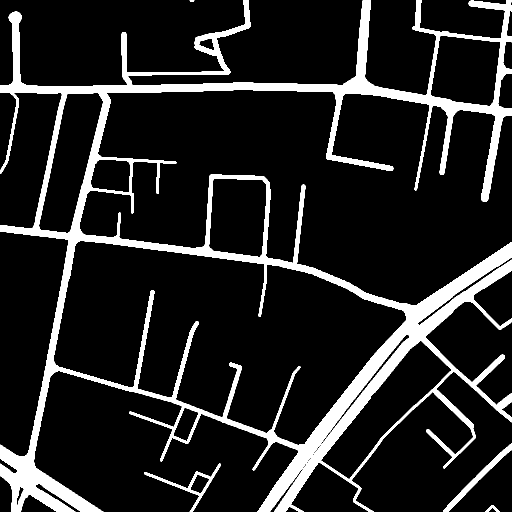
#> input picture data/976970_mask.png, 1024 x 1024 px (shown at 1/2 size)
$ jupyter execute --allow-errors skeleton_test.ipynb
#> lines starting #> are read from the running program, lines starting #| are printed output that depends on the picture; after the words box and inside, x2 and y2 are one past the last pixel; in counts of white or black regions, pixels touching at a corner belong together
### src/graph/skeleton.py
import cv2
import numpy as np
import networkx as nx
import sknw
from skimage.morphology import skeletonize


def clean_mask(mask: np.ndarray) -> np.ndarray:
    kernel = cv2.getStructuringElement(cv2.MORPH_ELLIPSE, (3, 3))
    cleaned = cv2.morphologyEx(mask, cv2.MORPH_OPEN,  kernel, iterations=2)
    cleaned = cv2.morphologyEx(cleaned, cv2.MORPH_CLOSE, kernel, iterations=2)
    return cleaned


def to_skeleton(mask: np.ndarray) -> np.ndarray:
    binary = (mask > 0).astype(np.uint8)
    skel   = skeletonize(binary)
    return skel.astype(np.uint8)


def build_graph(skel: np.ndarray):
    return sknw.build_sknw(skel)


# [88 lines left out: functions compute_edge_betweenness, extract_graph_data, not called in this run]


def mask_to_graph(mask: np.ndarray) -> dict:
    cleaned = clean_mask(mask)
    skel    = to_skeleton(cleaned)
    graph   = build_graph(skel)
    return extract_graph_data(graph)

### src/graph/graph_builder.py
import numpy as np
import networkx as nx
from pathlib import Path

try:
    import rasterio
    from rasterio.transform import xy as rasterio_xy
    HAS_RASTERIO = True
except ImportError:
    HAS_RASTERIO = False

from graph.skeleton import mask_to_graph


# [4 lines left out: function pixel_to_latlon, not called in this run]


def build_geo_graph(mask: np.ndarray, transform=None) -> nx.Graph:
    """
    Build a NetworkX graph with geo coordinates on nodes and edges.

    Parameters
    ----------
    mask      : binary mask (np.ndarray, uint8)
    transform : rasterio Affine transform (optional).
                If None, pixel coords are used as-is.

    Returns
    -------
    G : nx.Graph where each node has (lat, lon) attributes
        and each edge has length_px and length_m attributes
    """
    raw = mask_to_graph(mask)

    G = nx.Graph()

    # Add nodes with geo coords
    for node_id, ndata in raw["nodes"].items():
        row, col = ndata["pixel_coord"]

        if transform is not None and HAS_RASTERIO:
            lat, lon = pixel_to_latlon(row, col, transform)
        else:
            # fallback: use pixel coords directly
            lat, lon = float(row), float(col)

        G.add_node(node_id, lat=lat, lon=lon,
                   pixel_row=row, pixel_col=col)

    # Add edges with length
    for edge in raw["edges"]:
        u, v = edge["from"], edge["to"]
        length_px = edge["length_px"]

        # Estimate real-world length if transform available
        if transform is not None and HAS_RASTERIO:
            # pixel size in degrees (approx metres at equator)
            pixel_size_m = abs(transform.a) * 111320
            length_m = length_px * pixel_size_m
        else:
            length_m = length_px  # fallback: same as pixels

        G.add_edge(u, v,
                   length_px=length_px,
                   length_m=length_m,
                   pixel_path=edge["pixel_path"])

    return G


# [14 lines left out: function graph_from_tif, not called in this run]


def graph_from_png(png_path: str) -> nx.Graph:
    """
    Pipeline for plain PNG masks (no geo metadata).
    Nodes get pixel coords as lat/lon fallback.
    """
    from skimage.io import imread
    from skimage.color import rgb2gray

    raw = imread(png_path)
    gray = rgb2gray(raw) if raw.ndim == 3 else raw / 255.0
    mask = (gray > 0.5).astype(np.uint8) * 255

    return build_geo_graph(mask, transform=None)

### notebooks/skeleton_test.ipynb
[cell 1]
print("Notebook Working!")

[cell 2]
import sys, os
sys.path.insert(0, os.path.abspath('..'))  # goes up from notebooks/ to route-resilience/

[cell 3]
import numpy as np
import matplotlib.pyplot as plt
from skimage.morphology import skeletonize
from skimage.io import imread
from skimage.color import rgb2gray

[cell 4]
mask_raw = imread("../data/976970_mask.png")
#> mask_raw is the input picture: shape (1024, 1024, 3); 13.5% white; 5 white regions, box (x1, y1, x2, y2) and area: (0, 0, 1024, 1024) 137669, (886, 886, 1024, 1024) 1958, (288, 927, 442, 1024) 1587, (970, 1010, 1000, 1024) 165, (379, 0, 389, 4) 30

print("Shape:", mask_raw.shape)
#| Shape: (1024, 1024, 3)
print("Unique values:", np.unique(mask_raw))
#| Unique values: [  0 255]

[cell 5]
gray = rgb2gray(mask_raw)
binary = gray > 0.5

print("Road pixels:", binary.sum())
#| Road pixels: 141409

[cell 6]
skeleton = skeletonize(binary)
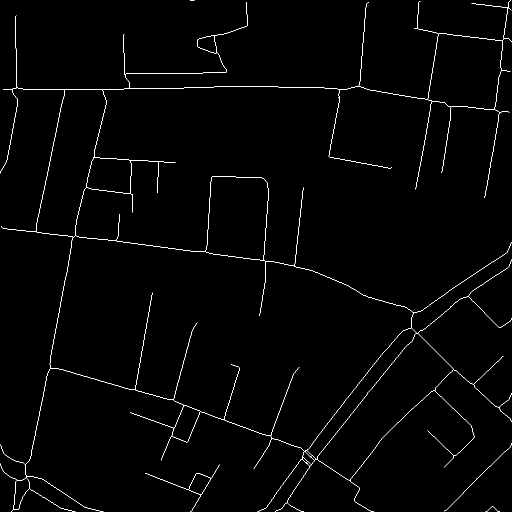
#> skeleton: shape (1024, 1024) bool (shown at 1/2 size); 1.1% white in thin lines or dots

print("Skeleton pixels:", skeleton.sum())
#| Skeleton pixels: 11268
print("How much thinner:", round(binary.sum() / skeleton.sum(), 1), "x")
#| How much thinner: 12.5 x

[cell 7]
fig, axes = plt.subplots(1, 2, figsize=(14, 6))

axes[0].imshow(binary, cmap='gray')
axes[0].set_title("Original mask")

axes[1].imshow(skeleton, cmap='gray')
axes[1].set_title("Skeleton (1px centerlines)")

plt.savefig("../outputs/skeleton_result.png")
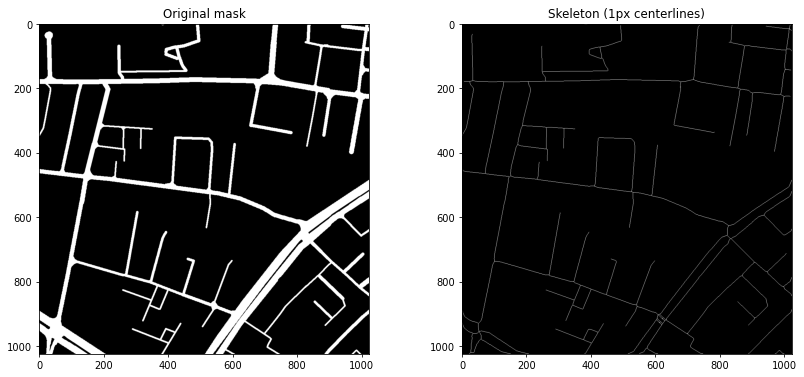
#> figure drawn by matplotlib, 2 panels
plt.show()

[cell 8]
from pathlib import Path

mask_dir = Path("../data/")
mask_files = list(mask_dir.glob("*_mask.png"))[:5]

for mf in mask_files:
    raw = imread(str(mf))
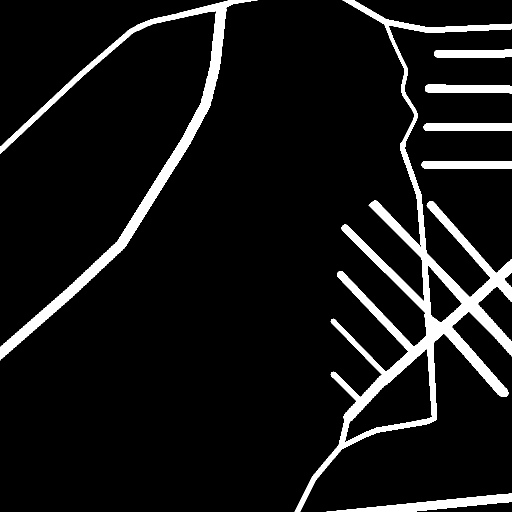
#> input picture data/966525_mask.png, 1024 x 1024 px (shown at 1/2 size)
#> raw is the input picture: shape (1024, 1024, 3); 8.2% white; 7 white regions, largest, box (x1, y1, x2, y2) and area: (589, 0, 1024, 1024) 47629, (0, 0, 515, 721) 23164, (653, 987, 1024, 1024) 4983
    gray = rgb2gray(raw) if raw.ndim == 3 else raw / 255.0
    binary = gray > 0.5
    skel = skeletonize(binary)
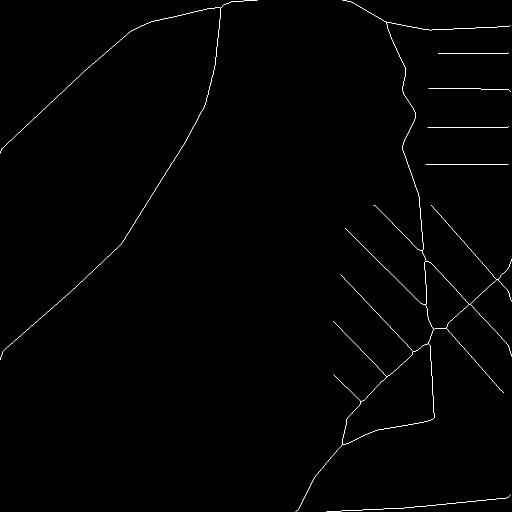
#> skel: shape (1024, 1024) bool (shown at 1/2 size); 0.5% white in thin lines or dots
    ratio = round(binary.sum() / max(skel.sum(), 1), 1)
#> ratio = 16.6
    print(f"{mf.name:35s}  road px: {binary.sum():7d}  skel px: {skel.sum():6d}  ratio: {ratio}x")
#| 966525_mask.png                      road px:   86155  skel px:   5204  ratio: 16.6x

[cell 9]
import sys
sys.path.append("../src")

from graph.skeleton import mask_to_graph
from skimage.io import imread
from skimage.color import rgb2gray
import numpy as np

mask_raw = imread("../data/966525_mask.png")   # your file name here
gray = rgb2gray(mask_raw) if mask_raw.ndim == 3 else mask_raw / 255.0
mask = (gray > 0.5).astype(np.uint8) * 255

#> (the rest of this cell did not finish here and is left out)

#> in clean_mask, `cleaned = cv2.morphologyEx(mask, cv2.MORPH_OPEN,  kernel, iterations=2)`: cleaned: shape (1024, 1024); 8.2% white; 7 white regions, largest, box (x1, y1, x2, y2) and area: (589, 0, 1024, 1024) 47303, (0, 0, 504, 720) 22929, (671, 987, 1024, 1024) 4954
#> in clean_mask, `cleaned = cv2.morphologyEx(cleaned, cv2.MORPH_CLOSE, kernel, iteration..`: cleaned: shape (1024, 1024); 8.2% white; 7 white regions, largest, box (x1, y1, x2, y2) and area: (589, 0, 1024, 1024) 47371, (0, 0, 504, 720) 22942, (671, 987, 1024, 1024) 4987
#> in to_skeleton, `skel   = skeletonize(binary)`: skel: shape (1024, 1024) bool; 0.49% white in thin lines or dots
print("Nodes:", len(result["nodes"]))
print("Edges:", len(result["edges"]))

#> (a cell that did not finish here is left out)

[cell 11]
import matplotlib.pyplot as plt

fig, ax = plt.subplots(figsize=(10, 10))
ax.imshow(mask, cmap='gray')

# Draw edges
#> (the rest of this cell did not finish here and is left out)

[cell 12]
import sys
sys.path.append("../src")

from graph.graph_builder import graph_from_png
import networkx as nx

#> (the rest of this cell did not finish here and is left out)
